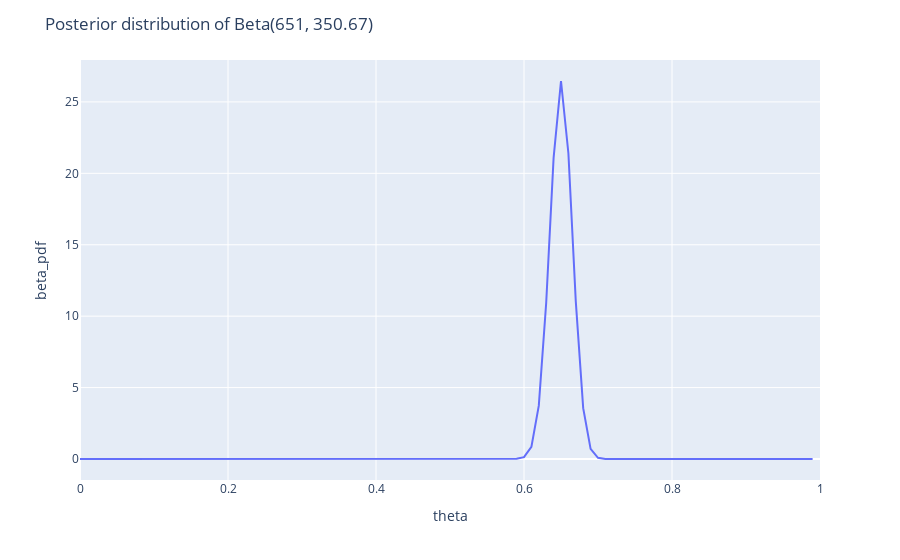

Notebook code for this chart:
### Markdown cell above
**2) A random sample of 1000 Californians is taken, 65% support the death penalty. What are your posterior mean and variance ? Plot the posterior density function.**

Let $\theta$ be the probability that a given Californian supports the death penalty. We determined that the prior distribution of $\theta$ is given by:
$$
\theta \sim Beta \left(1, \frac{2}{3} \right)
$$
therefore we have:
\begin{align*}
\mathbb{P}(\theta)
&= Beta(\alpha,\beta) \\
& \propto \theta^{\alpha-1}(1-\theta)^{\beta-1}
\end{align*}
Let $y$ be the random variable that describes the number of Californians in favor of the death penalty. Under the assumption that drawings from the population of Californians are independent, $y|\theta$ follows a binomial distribution. Hence, with:
- $n=1000$ the sample size
- $k=650$ the number of positive events (being in favor of the death penalty in our case)

the likelihood is given by:
$$
\mathbb{P}(y=k|\theta) = \binom{n}{k}\theta^{k}(1-\theta)^{n-k}
$$
Therefore by Bayes theorem, the posterior of $\theta$ is given by:
\begin{align*}
\mathbb{P}(\theta|y)
&\propto \mathbb{P}(y|\theta) * \mathbb{P}(\theta) \\
&\propto \theta^{k}(1-\theta)^{n-k} * \theta^{\alpha-1}(1-\theta)^{\beta-1} \\
&= \theta^{\alpha + k - 1}(1-\theta)^{\beta + n - k - 1} \\
\end{align*}
We recognize a Beta distribution, namely with parameter $\alpha + k$ and $\beta + n - k$. That is:
$$
\theta | y \sim Beta(\alpha + k, \beta + n - k)
$$
replacing $\alpha = 1, \beta = \frac{2}{3}, n = 1000, k = 650$, we get:
$$
\theta | y \sim Beta(651, \frac{1052}{3})
$$
Let us define $\alpha' := 651$ and $\beta' := \frac{1052}{3}$. The mean is given by:
\begin{align*}
\mathbb{E}[X] 
&:= \frac{\alpha'}{\alpha' + \beta'} \\
&= \frac{651}{651 + \frac{1052}{3}} \\
&= \frac{651}{\frac{3005}{3}} \\
&= \frac{1953}{3005} \\
&\approx 0.6499
\end{align*}
and the variance is given by:
\begin{align*}
\mathbb{V}[X] 
&:= \frac{\alpha' \beta'}{(\alpha' + \beta')^2 (\alpha' + \beta' + 1)} \\
&= \frac{651 * \frac{1052}{3}}{\left(651 + \frac{1052}{3}\right)^2 \left(651 + \frac{1052}{3} + 1\right)} \\
&= \frac{228284}{\left(\frac{3005}{3}\right)^2 \left(\frac{3008}{3}\right)} \\
&= 228284 \left(\frac{3}{3005}\right)^2 \left(\frac{3}{3008}\right) \\
&= \frac{1\ 540\ 917}{6\ 790\ 578\ 800} \\
&\approx 0.0002
\end{align*}

### Code cell
sample_size = 1000
prop_support = 0.65
a = 651
b = 1052 / 3
fig = plot_beta_pdf(a=a, b=b)
fig.update_layout(title=f"Posterior distribution of Beta{round(a, 2), round(b, 2)}")

### Figure 1 — Plotly figure (JSON) as saved in the notebook; plotly's stock layout.template omitted (floating-point values rounded to 4 significant figures)
{"data": [{"hovertemplate": "theta=%{x}<br>beta_pdf=%{y}<extra></extra>", "legendgroup": "", "line": {"color": "#636efa", "dash": "solid"}, "marker": {"symbol": "circle"}, "mode": "lines", "name": "", "orientation": "v", "showlegend": false, "type": "scatter", "x": [0, 0.01, 0.02, 0.03, 0.04, 0.05, 0.06, 0.07, 0.08, 0.09, 0.1, 0.11, 0.12, 0.13, 0.14, 0.15, 0.16, 0.17, 0.18, 0.19, 0.2, 0.21, 0.22, 0.23, 0.24, 0.25, 0.26, 0.27, 0.28, 0.29, 0.3, 0.31, 0.32, 0.33, 0.34, 0.35, 0.36, 0.37, 0.38, 0.39, 0.4, 0.41, 0.42, 0.43, 0.44, 0.45, 0.46, 0.47, 0.48, 0.49, 0.5, 0.51, 0.52, 0.53, 0.54, 0.55, 0.56, 0.57, 0.58, 0.59, 0.6, 0.61, 0.62, 0.63, 0.64, 0.65, 0.66, 0.67, 0.68, 0.69, 0.7, 0.71, 0.72, 0.73, 0.74, 0.75, 0.76, 0.77, 0.78, 0.79, 0.8, 0.81, 0.82, 0.83, 0.84, 0.85, 0.86, 0.87, 0.88, 0.89, 0.9, 0.91, 0.92, 0.93, 0.94, 0.95, 0.96, 0.97, 0.98, 0.99], "xaxis": "x", "y": [0, 0, 0, 0, 0, 0, 0, 0, 0, 0, 0, 0, 0, 2.335e-315, 3.41e-296, 1.709e-278, 4.51e-262, 8.898e-247, 1.754e-232, 4.398e-219, 1.724e-206, 1.257e-194, 1.982e-183, 7.689e-173, 8.222e-163, 2.675e-153, 2.888e-144, 1.117e-135, 1.659e-127, 1.004e-119, 2.618e-112, 3.085e-105, 1.716e-98, 4.693e-92, 6.532e-86, 4.78e-80, 1.894e-74, 4.173e-69, 5.234e-64, 3.821e-59, 1.656e-54, 4.338e-50, 6.981e-46, 7.003e-42, 4.438e-38, 1.798e-34, 4.708e-31, 8.04e-28, 9.033e-25, 6.725e-22, 3.338e-19, 1.111e-16, 2.489e-14, 3.768e-12, 3.862e-10, 2.685e-08, 1.267e-06, 4.055e-05, 0.0008795, 0.0129, 0.1274, 0.8443, 3.734, 10.94, 21.08, 26.47, 21.41, 11.02, 3.56, 0.71, 0.08583, 0.006161, 0.0002564, 6.025e-06, 7.754e-08, 5.281e-10, 1.83e-12, 3.088e-15, 2.409e-18, 8.194e-22, 1.135e-25, 5.924e-30, 1.061e-34, 5.856e-40, 8.75e-46, 3.034e-52, 2.026e-59, 2.071e-67, 2.44e-76, 2.31e-86, 1.107e-97, 1.457e-110, 2.304e-125, 1.369e-142, 5.579e-163, 1.114e-187, 1.308e-218, 2.264e-259, 4.753e-318, 0], "yaxis": "y"}], "layout": {"legend": {"tracegroupgap": 0}, "margin": {"t": 60}, "title": {"text": "Posterior distribution of Beta(651, 350.67)"}, "xaxis": {"anchor": "y", "domain": [0, 1], "range": [0, 1], "title": {"text": "theta"}}, "yaxis": {"anchor": "x", "domain": [0, 1], "title": {"text": "beta_pdf"}}}}
